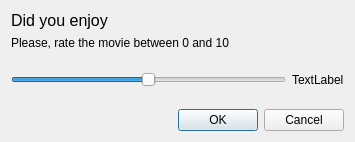
<?xml version="1.0" encoding="UTF-8"?>
<ui version="4.0">
 <class>RateMovieForm</class>
 <widget class="QWidget" name="RateMovieForm">
  <property name="geometry">
   <rect>
    <x>0</x>
    <y>0</y>
    <width>355</width>
    <height>142</height>
   </rect>
  </property>
  <property name="windowTitle">
   <string>Mark movie as viewed</string>
  </property>
  <layout class="QVBoxLayout" name="verticalLayout_2">
   <item>
    <layout class="QVBoxLayout" name="verticalLayout">
     <item>
      <widget class="QLabel" name="titleLabel">
       <property name="font">
        <font>
         <pointsize>12</pointsize>
        </font>
       </property>
       <property name="text">
        <string>Did you enjoy </string>
       </property>
      </widget>
     </item>
     <item>
      <widget class="QLabel" name="subtitleLabel">
       <property name="text">
        <string>Please, rate the movie between 0 and 10</string>
       </property>
      </widget>
     </item>
     <item>
      <spacer name="verticalSpacer_2">
       <property name="orientation">
        <enum>Qt::Vertical</enum>
       </property>
       <property name="sizeHint" stdset="0">
        <size>
         <width>20</width>
         <height>40</height>
        </size>
       </property>
      </spacer>
     </item>
     <item>
      <layout class="QHBoxLayout" name="horizontalLayout">
       <item>
        <widget class="QSlider" name="scoreSlider">
         <property name="maximum">
          <number>10</number>
         </property>
         <property name="value">
          <number>5</number>
         </property>
         <property name="orientation">
          <enum>Qt::Horizontal</enum>
         </property>
        </widget>
       </item>
       <item>
        <widget class="QLabel" name="scoreLabel">
         <property name="text">
          <string>TextLabel</string>
         </property>
        </widget>
       </item>
      </layout>
     </item>
     <item>
      <spacer name="verticalSpacer">
       <property name="orientation">
        <enum>Qt::Vertical</enum>
       </property>
       <property name="sizeHint" stdset="0">
        <size>
         <width>20</width>
         <height>40</height>
        </size>
       </property>
      </spacer>
     </item>
     <item>
      <widget class="QDialogButtonBox" name="buttonBox">
       <property name="standardButtons">
        <set>QDialogButtonBox::Cancel|QDialogButtonBox::Ok</set>
       </property>
      </widget>
     </item>
    </layout>
   </item>
  </layout>
 </widget>
 <resources/>
 <connections/>
</ui>
